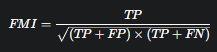
#> input picture Machine Learning/Clustering/Evaluation Metrics/images/foulkes.png, 217 x 52 px
$ jupyter execute 'Fowlkes Mallows index.ipynb'
#> lines starting #> are read from the running program, lines starting #| are printed output that depends on the picture
1. [Fowlkes–Mallows Index](#fowlkesmallows-index)

#### Fowlkes–Mallows Index:
- evaluates the clusters formed
- the higher the value, the better
- compares ground truth and predicted algorithm
- the geometric mean of precision and recall

[cell 1]
from PIL import Image
from IPython.display import display

img = Image.open('images/foulkes.png')
#> img is the input picture: PIL image 217x52 RGBA; mean R, G, B, A 42.6, 43.6, 44.5, 255
new_image = img.resize((350, 90))
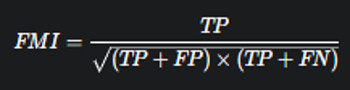
#> new_image: PIL image 350x90 RGBA; mean R, G, B, A 42.7, 43.6, 44.5, 255
display(new_image)


$ run again, with Machine Learning/Clustering/Evaluation Metrics/images/cophen.png copied over Machine Learning/Clustering/Evaluation Metrics/images/foulkes.png
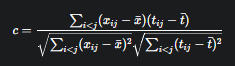
#> input picture Machine Learning/Clustering/Evaluation Metrics/images/cophen.png, 235 x 66 px
#> img is the input picture: PIL image 235x66 RGBA; mean R, G, B, A 41.9, 42.8, 43.8, 255
#> `new_image = img.resize((350, 90))`:
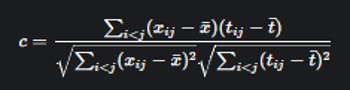
#> new_image: PIL image 350x90 RGBA; mean R, G, B, A 41.9, 42.8, 43.8, 255

$ run again, with Machine Learning/Clustering/Evaluation Metrics/images/dunn.png copied over Machine Learning/Clustering/Evaluation Metrics/images/foulkes.png
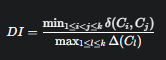
#> input picture Machine Learning/Clustering/Evaluation Metrics/images/dunn.png, 166 x 60 px
#> img is the input picture: PIL image 166x60 RGBA; mean R, G, B, A 43.7, 44.7, 45.6, 255
#> `new_image = img.resize((350, 90))`:
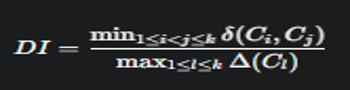
#> new_image: PIL image 350x90 RGBA; mean R, G, B, A 43.7, 44.7, 45.6, 255

$ run again, with Machine Learning/Clustering/Evaluation Metrics/images/dunn1.png copied over Machine Learning/Clustering/Evaluation Metrics/images/foulkes.png
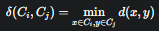
#> input picture Machine Learning/Clustering/Evaluation Metrics/images/dunn1.png, 159 x 31 px
#> img is the input picture: PIL image 159x31 RGBA; mean R, G, B, A 47.1, 48.2, 48.8, 255
#> `new_image = img.resize((350, 90))`:
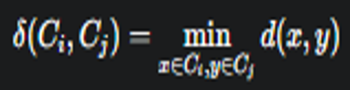
#> new_image: PIL image 350x90 RGBA; mean R, G, B, A 47.1, 48.2, 48.8, 255
